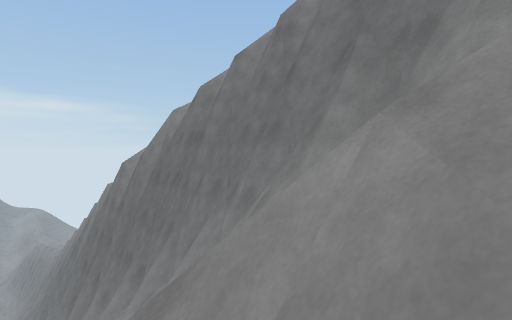
View 1 (above)

12 first-person views from a walk through a scene from a Unity 3-D project. The camera is 1.5 m above the floor, tilts 2° down and sees 80° across. The floor is counted in squares, 2 m on a side. Each view is taken from the middle of a square. On the plan, view 1 faces up. The plan holds only what a view shows up to about 10 squares ahead; the rest is blank. The place goes on beyond the plan.

View 2
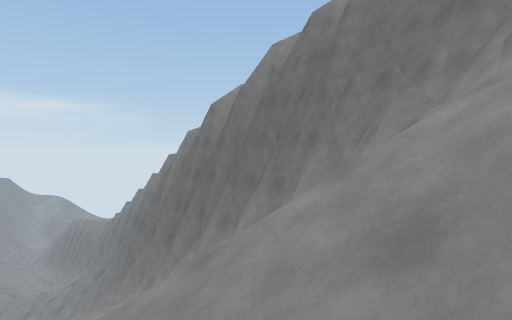

View 3
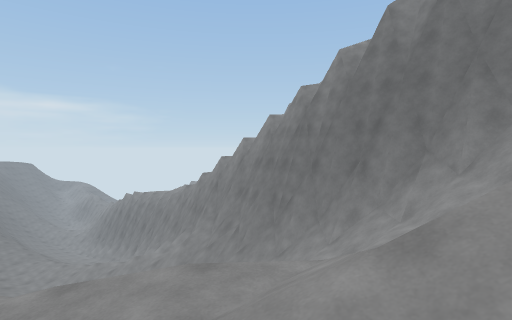

View 4
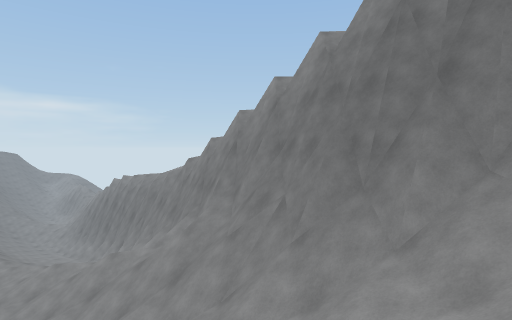

View 5
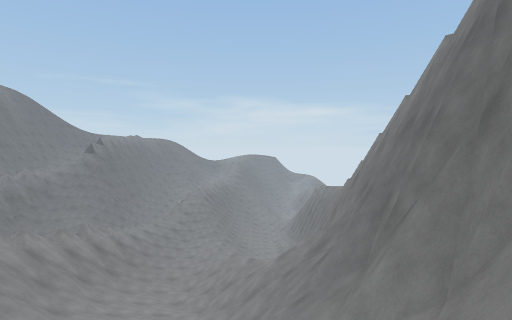

View 6
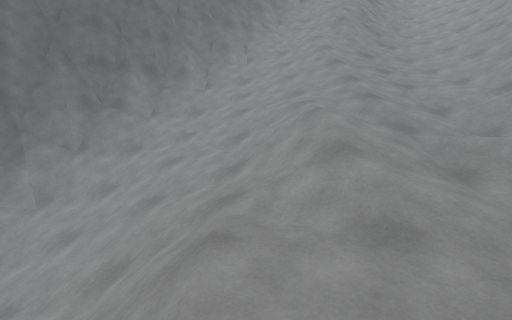

View 7
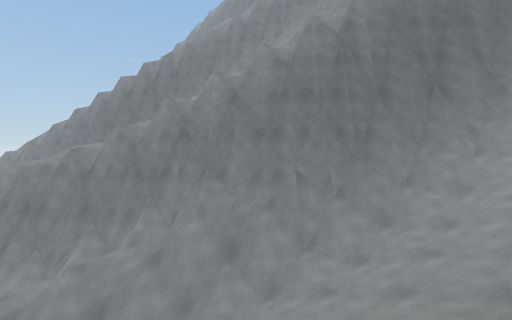

View 8
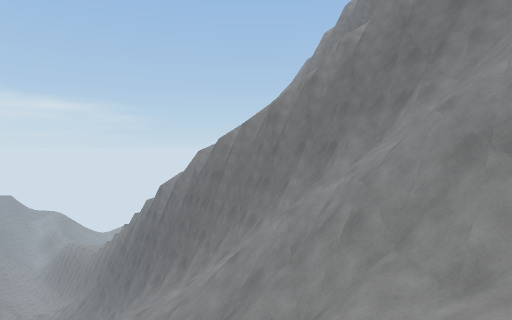

View 9
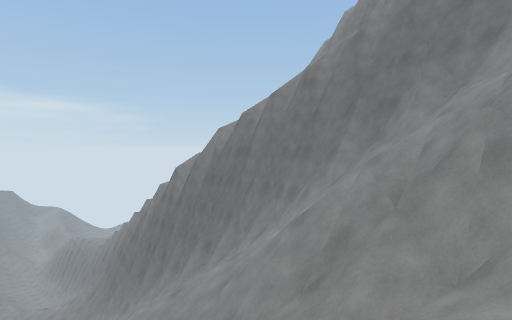

View 10
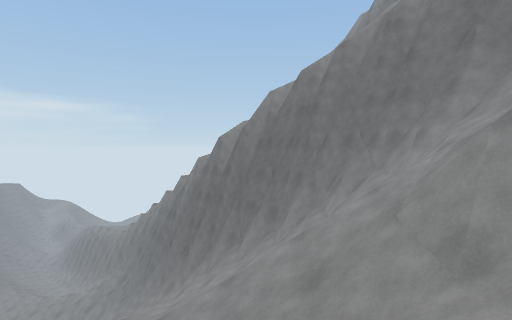

View 11
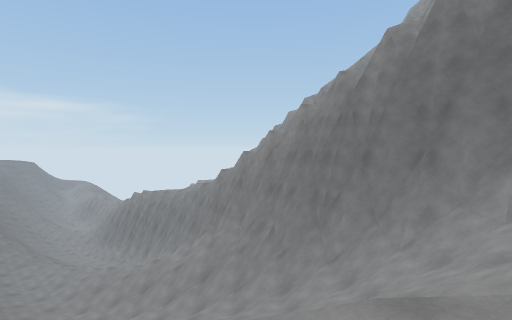

View 12
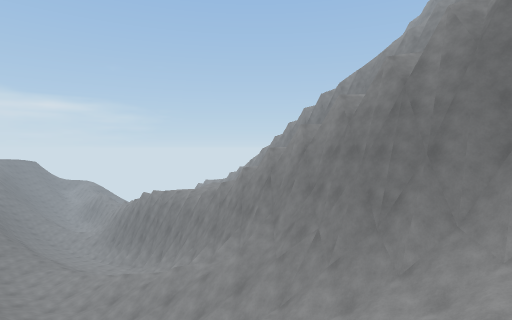

### Floor plan
Key: @ floor where view 1 was taken; # wall or solid block; . main floor; : floor 1.5 m higher than the main floor; + floor 8 m higher than the main floor; / step, stairs or slope; = window, fence, low wall or low ledge; v drop or lower ground.
Columns run from 18 left of view 1 to 4 right of it. Each row starts with its distance up from view 1.
 16      ##v/
 15  //. /###/
 14 /..//:/###/
 13 //..////##v/
 12  ////////##=/
 11   //://///##=v
 10  v/////////##v#
  9   //////////###vv
  8    =/////////###vv
  7     / /////////##vv/
  6          ///////##vv/
  5          ////////###vv
  4         +++///////###vv
  3          +//////////# v
  2           //////////##v
  1            /////////##
  0             //////@###
 -1               //////##
 -2                //////
 -3                 ///
 -4                   /

Positions as (right, up) in squares from view 1, and headings:
1: (0, 0), facing up
2: (-3, 0), facing up
3: (-8, 2), facing up
4: (-9, 6), facing up
5: (-6, 7), facing up-left
6: (-10, 4), facing right
7: (-14, 7), facing up-right
8: (0, -4), facing up
9: (-1, -3), facing up
10: (-3, -2), facing up
11: (-9, 3), facing up
12: (-10, 4), facing up
